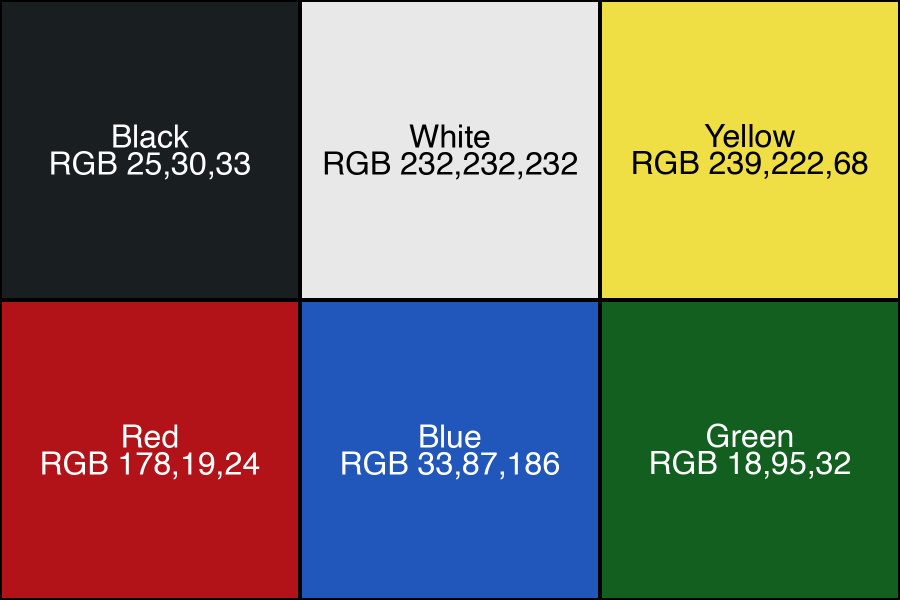
#> input picture custom_components/digital_frames/assets/spectra6_color_test.png, 1800 x 1200 px (shown at 1/2 size); its folder holds only this picture in this run
$ python -i image_converter.py   (imports and definitions only)
#> lines starting #> are read from the running program, lines starting #| are printed output that depends on the picture
### custom_components/digital_frames/frame_types.py
"""Registry of every frame type the integration knows how to drive.

A "frame type" is identified by the same label stored in a config entry's
CONF_SIZE (e.g. "13.3") and declares everything about that physical panel
that isn't derivable from its pixel resolution alone:

- which **PanelCodec** packs pixels for the wire (see panel_codec.py /
  image_converter.py) — e.g. Spectra 6 split-half vs sequential
- transport hints such as image-upload timeout (ESP32 redraws block long)
- whether it's an official Fraimic panel or a community build

This registry exists so that adding support for a new panel is an explicit,
validated registration -- not a resolution tuple silently dropped into a
frozenset and hoped to never collide with another panel's requirements.

See docs/FRAME_PORT.md: core vs driver/transport vs codec layers. The 7.3"
panel is not "identical clone bytes" of official Fraimic — it shares a
local Spectra HTTP transport family but uses a different codec
(spectra6_sequential) and needs a long send timeout.
"""

from __future__ import annotations

from dataclasses import dataclass
from typing import TYPE_CHECKING

if TYPE_CHECKING:
    from homeassistant.config_entries import ConfigEntry

# Byte layouts a panel's .bin format can use -- see image_converter.py's
# module docstring for what these mean on the wire.
LAYOUT_SPLIT_HALF = "split_half"
LAYOUT_SEQUENTIAL = "sequential"
LAYOUT_SPLIT_TOP_BOTTOM = "split_top_bottom"
# 31.5" EL315: 8 gate bands bottom-up (two of them thin), left/right halves,
# vertical chunk transpose, 25% gate-line padding on the wire. Reverse-
# engineered on glass 2026-08-04; see image_converter._pack_split_8_bands_vchunks.
LAYOUT_SPLIT_8_BANDS_VCHUNKS = "split_8_bands_vchunks"

# Stable codec ids (cache keys / FramePort preferred_payload family).
# These name *how* pixels become wire bytes — not marketing origin.
CODEC_SPECTRA6_SPLIT_HALF = "spectra6_split_half"
CODEC_SPECTRA6_SEQUENTIAL = "spectra6_sequential"
CODEC_SPECTRA6_SPLIT_TOP_BOTTOM = "spectra6_split_top_bottom"
CODEC_SPECTRA6_SPLIT_8_BANDS_VCHUNKS = "spectra6_split_8_bands_vchunks"

_LAYOUT_TO_CODEC: dict[str, str] = {
    LAYOUT_SPLIT_HALF: CODEC_SPECTRA6_SPLIT_HALF,
    LAYOUT_SEQUENTIAL: CODEC_SPECTRA6_SEQUENTIAL,
    LAYOUT_SPLIT_TOP_BOTTOM: CODEC_SPECTRA6_SPLIT_TOP_BOTTOM,
    LAYOUT_SPLIT_8_BANDS_VCHUNKS: CODEC_SPECTRA6_SPLIT_8_BANDS_VCHUNKS,
}

ORIGIN_OFFICIAL = "official"
ORIGIN_CLONE = "clone"

# Vendor string reported by the spectra-frames firmware in /api/info.
VENDOR_DAS2 = "DAS2"

# Default image-upload HTTP timeout (seconds). Large panels (31.5" 2.3MB) and
# slow ESP32 sequential panels need ample headroom (up to 10 minutes) because
# the frame receives the body then blocks the HTTP response on the multi-stage
# e-ink redraw cycle.
DEFAULT_SEND_TIMEOUT_S = 600


@dataclass(frozen=True)
class FrameType:
    """One registered panel type (local Spectra HTTP driver family)."""

    id: str  # matches CONF_SIZE, e.g. "13.3"
    display_name: str
    resolution: tuple[int, int]
    byte_layout: str  # LAYOUT_SPLIT_HALF | LAYOUT_SEQUENTIAL
    origin: str  # ORIGIN_OFFICIAL | ORIGIN_CLONE
    platform: str | None = None  # e.g. "Raspberry Pi Zero", "ESP32-C6"
    # Firmware vendor string the frame reports in /api/info ("vendor"). DAS2
    # frames run the spectra-frames firmware; other community builds leave it unset.
    vendor: str | None = None
    send_timeout_s: int = DEFAULT_SEND_TIMEOUT_S

    @property
    def codec_id(self) -> str:
        """Stable id for the PanelCodec that packs this panel's payload."""
        try:
            return _LAYOUT_TO_CODEC[self.byte_layout]
        except KeyError as err:
            raise ValueError(
                f"Frame type '{self.id}' has unknown byte_layout "
                f"{self.byte_layout!r}"
            ) from err


# Verified against E Ink's EL133UF1 (13.3", portrait-native) for the 13.3"
# panels, and against on-glass reverse engineering (2026-08-04) for the
# 31.5": that panel is portrait-native 1440x2560 as mounted (Good Display
# GDEP315C01 markets it landscape 2560x1440) and uses the banded
# vertical-chunk wire format with a fixed 2,304,000-byte payload -- 25%
# larger than width*height/2 because two of its eight gate bands carry 320
# padding lines each. Community entries include API-compatible builds; the
# 7.3" uses sequential packing (Waveshare E6 / epd7in3e-style), not Fraimic
# split-half — same transport family, different codec (see
# docs/FRAME_PORT.md §1.1).
FRAME_TYPES: dict[str, FrameType] = {
    "13.3": FrameType(
        id="13.3",
        display_name='Fraimic Canvas 13.3"',
        resolution=(1200, 1600),
        byte_layout=LAYOUT_SPLIT_HALF,
        origin=ORIGIN_OFFICIAL,
        send_timeout_s=600,
    ),
    "31.5": FrameType(
        id="31.5",
        display_name='Fraimic Canvas 31.5"',
        resolution=(1440, 2560),
        byte_layout=LAYOUT_SPLIT_8_BANDS_VCHUNKS,
        origin=ORIGIN_OFFICIAL,
        send_timeout_s=600,
    ),
    "13.3_clone": FrameType(
        id="13.3_clone",
        display_name='13.3" Community Clone',
        resolution=(1200, 1600),
        byte_layout=LAYOUT_SPLIT_HALF,
        origin=ORIGIN_CLONE,
        platform="Raspberry Pi Zero",
        send_timeout_s=600,
    ),
    "13.3_das2": FrameType(
        id="13.3_das2",
        display_name='DAS2 Frames 13.3" (ESP32-S3)',
        resolution=(1200, 1600),
        byte_layout=LAYOUT_SPLIT_HALF,
        origin=ORIGIN_CLONE,
        platform="ESP32-S3",
        vendor=VENDOR_DAS2,
        send_timeout_s=600,
    ),
    "7.3": FrameType(
        id="7.3",
        display_name='DAS2 Frames 7.3" (ESP32-C6)',
        resolution=(800, 480),
        byte_layout=LAYOUT_SEQUENTIAL,
        origin=ORIGIN_CLONE,
        platform="ESP32-C6",
        vendor=VENDOR_DAS2,
        # Redraw blocks the HTTP response; see coordinator.async_send_image.
        send_timeout_s=600,
    ),
}


def _validate_registry() -> None:
    """Two frame types sharing a resolution must agree on codec (byte layout)
    -- the .bin cache is keyed by resolution, not frame type id / codec_id,
    so a mismatch here would silently serve the wrong bytes to one of them.
    Fail loudly at import time instead. Phase 2 may key the cache on
    codec_id; until then this invariant stays hard."""
    seen: dict[tuple[int, int], FrameType] = {}
    for frame_type in FRAME_TYPES.values():
        # Force codec_id validation at import.
        _ = frame_type.codec_id
        prior = seen.get(frame_type.resolution)
        if prior is not None and prior.byte_layout != frame_type.byte_layout:
            raise ValueError(
                f"Frame types '{prior.id}' and '{frame_type.id}' share "
                f"resolution {frame_type.resolution} but declare different "
                f"codecs ('{prior.codec_id}' vs '{frame_type.codec_id}'). "
                f"The .bin cache can't distinguish them at that resolution "
                f"-- give one of them a distinct resolution, or extend the "
                f"cache key to include codec_id."
            )
        seen[frame_type.resolution] = frame_type
#> further down, picture is the input picture: PIL image 1800x1200 RGB; mean R, G, B 118.4, 112.1, 94.8


_validate_registry()


# [17 lines left out: function frame_type_for_resolution, not called in this run]


def frame_types_for_vendor(vendor: str) -> list[FrameType]:
    """Registered frame types whose firmware reports this /api/info vendor."""
    return [ft for ft in FRAME_TYPES.values() if ft.vendor == vendor]


# [7 lines left out: function byte_layout_for_resolution, not called in this run]


def codec_id_for_resolution(width: int, height: int) -> str:
    """Return the PanelCodec id for a panel at this resolution."""
    return frame_type_for_resolution(width, height).codec_id


# [20 lines left out: function send_timeout_for_entry, not called in this run]

### custom_components/digital_frames/image_converter.py
"""
Spectra 6 image converter for Fraimic e-ink frames.

Converts arbitrary images (any format Pillow supports) to the raw binary format
expected by the target panel. All Fraimic-supported panels share the same 4bpp
Spectra 6 palette, but NOT the same byte layout -- see "Binary format
specification" below. Getting this wrong doesn't error, it silently produces a
garbled/duplicated image on the physical frame (confirmed the hard way: see
the 7.3" panel investigation that led to declaring byte_layout explicitly
per frame type in frame_types.py).

Binary format specification
----------------------------
Common to every panel:
- 4 bits per pixel (one nibble)
- 2 pixels packed per byte: high nibble = first pixel of the pair, low
  nibble = second
- Pixels are scanned in normal row-major order: y from top to bottom, x from
  left to right
- Nibble values map to Spectra 6 colors (note: value 4 is unused by the hardware):
    0 = Black
    1 = White
    2 = Yellow
    3 = Red
    5 = Blue
    6 = Green

Byte ordering differs by physical panel construction, declared per frame
type in frame_types.py (FrameType.byte_layout) rather than inferred:

- **Split-half** (confirmed against Fraimic's own reference converter,
  github.com/Fraimic/fraimic_bin_converter, EL133UF1 / Spectra 6 13.3"):
  each row is split into a LEFT half (columns 0 .. width//2 - 1) and a RIGHT
  half (columns width//2 .. width - 1). ALL left-half bytes for the entire
  image come first (every row, top to bottom), followed by ALL right-half
  bytes (every row, top to bottom) -- matching a panel physically built from
  two side-by-side half-width e-ink halves, each driven from its own
  contiguous block of the buffer. Used by the 13.3" (EL133UF1) panels.
- **Sequential** (confirmed against Waveshare's own epd7in3e.py reference
  driver for the 7.3" E6 panel): one single contiguous buffer, pixel pairs
  packed in plain left-to-right, top-to-bottom order with no half-split.
  Used by the 7.3" panel.
- **Split 8 bands / vertical chunks** (31.5" EL315, reverse-engineered on
  glass 2026-08-04 -- no public reference converter exists): panel is
  portrait-native 1440x2560. The wire payload is a fixed 2,304,000 bytes,
  NOT width*height/2 (1,843,200): eight 288,000-byte blocks, block 0 =
  BOTTOM band of the glass, block 7 = top. Gate-line heights bottom-up are
  400,400,400,80,400,400,400,80 -- the two 80-line bands (blocks 3 and 7,
  one per gate-driver half of the panel) still carry a full 400 bytes per
  chunk on the wire; their last 320 bytes are padding the panel discards.
  Each block is the LEFT half (720 columns) then the RIGHT half. Each half
  is 360 vertical chunks of 400 bytes; chunk q covers columns (2q, 2q+1)
  left to right, and byte p within a chunk is gate line p counting UP from
  the band's bottom edge (a 90-degree transpose of ordinary raster order).

Conversion pipeline
--------------------
1. Open image (any format Pillow supports)
2. Handle a landscape/portrait mismatch between image and target:
   - default (unlocked, the Fraimic way): rotate the image 90 degrees so it
     fills the frame sideways at full size
   - locked=True (frame has an orientation lock): keep the image upright
     and let step 3's centered cover-crop trim it to the target shape
3. Scale to cover the target dimensions (preserving aspect ratio) and
   center -- overflow is cropped
4. Optionally rotate the finished canvas (90/180/270) -- used for frames
   physically hung in their non-native orientation and/or upside down
5. Quantize to the 6 Spectra 6 real-world colors using Floyd-Steinberg
   dithering (this module's own default when color_pipeline is omitted) --
   or the "vivid" pipeline (CONF_COLOR_PIPELINE="vivid", the default for
   every configured Fraimic frame unless a frame opts back to "fast"): see
   "Vivid color pipeline" below and docs/KEY_PRODUCT_FLOWS.md KPF 7.
6. Pack pixels into the nibble format described above, using the byte
   ordering that matches the final resolution's physical panel
"""

from __future__ import annotations

import io
import math
from typing import Any, Tuple

try:
    from PIL import Image, ImageEnhance, ImageFilter
except ImportError as exc:  # pragma: no cover
    raise ImportError(
        "Pillow is required for image conversion. "
        "Install it with: pip install Pillow"
    ) from exc

try:  # Optional: makes the "fast" packer fully vectorized. Not required.
    import numpy as _np
except ImportError:  # pragma: no cover
    _np = None

from .frame_types import (
    LAYOUT_SPLIT_8_BANDS_VCHUNKS,
    LAYOUT_SPLIT_HALF,
    LAYOUT_SPLIT_TOP_BOTTOM,
    frame_type_for_resolution,
)


# ---------------------------------------------------------------------------
# Palette constants
# ---------------------------------------------------------------------------

# Real-world RGB values measured from an actual Spectra 6 display under D65
# lighting (from the epdoptimize project). These are used as the quantization
# target so that dithering error diffusion is computed in perceptually accurate
# colour space rather than against idealised primaries.
SPECTRA6_REAL_WORLD_RGB: Tuple[Tuple[int, int, int], ...] = (
    (25, 30, 33),     # Black   → nibble 0
    (232, 232, 232),  # White   → nibble 1
    (239, 222, 68),   # Yellow  → nibble 2
    (178, 19, 24),    # Red     → nibble 3
    (33, 87, 186),    # Blue    → nibble 5
    (18, 95, 32),     # Green   → nibble 6
)

# Raw nibble values that the Spectra 6 hardware expects for each palette entry.
# Note that value 4 is intentionally skipped (unused by the hardware).
SPECTRA6_NIBBLE_VALUES: Tuple[int, ...] = (0, 1, 2, 3, 5, 6)

# Sanity check: palette and nibble tables must stay in sync.
# [1 line not run here, left out]

# Color pipeline selector values (mirrors const.CONF_COLOR_PIPELINE's
# choices; duplicated here rather than imported to avoid a dependency on HA
# config plumbing from this module, which is also used standalone/in tests).
COLOR_PIPELINE_FAST = "fast"
COLOR_PIPELINE_VIVID = "vivid"

# Bumped whenever the FAST pipeline's output bytes change, so library.py's
# .bin cache path can include it and old bins miss + regenerate instead of
# serving stale colors forever (mirrors the historical COLOR_PIPELINE_ID
# mechanism from the reverted cp2/cp3 experiment -- see KPF 7). "1" was the
# original Floyd-Steinberg-only pipeline (no enhance chain); "2"
# (2026-08-09) folded in the Fraimic enhance chain (_enhance_for_panel).
# Bump again if the fast pipeline's output changes in the future.
FAST_PIPELINE_CACHE_VERSION = "2"

# ---------------------------------------------------------------------------
# Fraimic-aligned enhance chain + "Vivid" opt-in dithering
# (github.com/Fraimic/fraimic_bin_converter; see CONF_COLOR_PIPELINE / const.py)
#
# Their reference converter's pre-quantize step is a brightness/contrast/
# saturation/sharpen enhance chain; their color-matching step is Atkinson
# dither against idealized 6-color primaries with a tuned RGB+luma distance
# metric (Section 6 of the EL315 spec explicitly leaves both to "tool
# authors"). These two pieces have very different costs, so they're split:
#
# - The enhance chain (_enhance_for_panel) is near-free (~0.1-0.15s even at
#   31.5" resolution) and applies to BOTH pipelines below -- it's just part
#   of the default pipeline now, no opt-in needed.
# - The idealized-primary Atkinson dither (_quantize_vivid_p) is roughly two
#   orders of magnitude slower than Floyd-Steinberg (seconds, not
#   milliseconds, per image -- worse on weaker hardware and during a
#   library-wide backfill), so it's selected per-frame via
#   CONF_COLOR_PIPELINE (const.DEFAULT_COLOR_PIPELINE) rather than forced on
#   every panel regardless of hardware. As of 2026-08-12 it IS the default
#   for every configured Fraimic frame (a deliberate product decision,
#   revisiting the "never the default" stance below) -- a frame on weak
#   hardware can still opt back to "fast" in its options.
#
# 2026-07-30 history: an earlier attempt (commits 9679ec5/24367e1, "cp2"/
# "cp3") shipped a very similar Atkinson port as the new *default* pipeline
# without benchmarking it at real panel resolution first -- a naive
# per-pixel loop took 20-40+ seconds per image on the 31.5" panel and got
# reverted the same day (see docs/KEY_PRODUCT_FLOWS.md KPF 7). This version
# is LUT-accelerated (~5-10x faster: a precomputed nearest-color lookup
# replaces the per-pixel 6-way distance calculation), and -- unlike cp2/cp3
# -- only the genuinely expensive part is gated behind opt-in; the cheap
# enhance chain was benchmarked separately and folded into the default path.
# ---------------------------------------------------------------------------

# Fraimic CLI defaults (convert_to_bin_spectra6.py --brightness/--contrast/--saturation).
_ENHANCE_BRIGHTNESS = 1.1
_ENHANCE_CONTRAST = 1.2
_ENHANCE_SATURATION = 1.2

# Idealized 6-color primaries (PALETTE_COLORS in Fraimic's script) used only
# as the vivid pipeline's internal dither *target*. Packed nibbles and the
# preview/output image still map through SPECTRA6_REAL_WORLD_RGB above --
# that's what the panel actually renders for a given nibble regardless of
# which colors the matching math aimed for while choosing it.
SPECTRA6_VIVID_TARGET_RGB: Tuple[Tuple[int, int, int], ...] = (
    (0, 0, 0),        # Black
    (255, 255, 255),  # White
    (255, 255, 0),    # Yellow
    (255, 0, 0),      # Red
    (0, 0, 255),      # Blue
    (0, 255, 0),      # Green
)
# [1 line not run here, left out]

# Grid step (out of 256) for the precomputed nearest-vivid-color LUT. Built
# once per process and cached; smaller steps are more accurate but slower
# to build and use more memory (step=4 -> 64^3 = 262,144 entries).
_VIVID_LUT_STEP = 4

# ---------------------------------------------------------------------------
# Internal helpers
# ---------------------------------------------------------------------------

# [222 lines left out: functions _build_palette_image, _resize_cover_centered, _crop_to_box, default_cover_crop_box, _auto_rotate, _quantize_to_spectra6 and 3 more, not called in this run]


# 31.5" EL315 band geometry: gate-line height of each of the 8 wire blocks,
# block 0 (first on the wire) = BOTTOM band of the glass. Blocks 3 and 7 are
# the thin 80-line bands (one per gate-driver half: 3*400 + 80 = 1280 lines
# per half, 2560 total). Every block still carries CHUNK bytes per chunk on
# the wire; a thin block's bytes beyond its height are padding.
_VCHUNK_BAND_GATES: Tuple[int, ...] = (400, 400, 400, 80, 400, 400, 400, 80)
_VCHUNK_CHUNK_BYTES = 400
_VCHUNK_HEIGHT = 2560  # sum of _VCHUNK_BAND_GATES


# [108 lines left out: functions split_8_bands_vchunks_wire_size, wire_size_for_layout, _pack_split_8_bands_vchunks, _pack_split_top_bottom, _pack_split_halves, _pack_sequential, not called in this run]


# ---------------------------------------------------------------------------
# Fast packing path (pack_method="fast")
#
# Same output bytes as the legacy per-pixel path above, produced from
# quantize()'s palette-index image directly instead of the RGB round-trip:
# bytes.translate() maps palette indices to hardware nibbles in C, and pair
# packing is vectorized (numpy when available, a slicing zip loop otherwise).
# The legacy path does ~10M Python-level operations for a 1200x1600 panel
# (a .load()[x, y] call plus a linear tuple .index() per pixel); this path
# does a handful. Byte-identity between the two is asserted by
# scripts/verify_packing.py -- run it after touching either path.
# ---------------------------------------------------------------------------

# P-mode palette index → hardware nibble. quantize() indices 0-5 are the six
# colours in SPECTRA6_REAL_WORLD_RGB order; indices 6-255 are the black
# padding entries from _build_palette_image, which the legacy RGB round-trip
# collapses to black (tuple.index returns the first match), so they map to
# black's nibble here too.
_P_INDEX_TO_NIBBLE = bytes(
    list(SPECTRA6_NIBBLE_VALUES)
    + [SPECTRA6_NIBBLE_VALUES[0]] * (256 - len(SPECTRA6_NIBBLE_VALUES))
)

# White pads the missing partner pixel of an odd-width (half-)row -- mirrors
# the hardcoded (232, 232, 232) lookup in _pack_row_half.
_WHITE_NIBBLE = SPECTRA6_NIBBLE_VALUES[SPECTRA6_REAL_WORLD_RGB.index((232, 232, 232))]


# [118 lines left out: functions _pack_nibble_pairs, _pack_segments_fast, _pack_p_image_fast, _pack_split_8_bands_vchunks_fast, _quantize_to_spectra6_p, not called in this run]


def _enhance_for_panel(image: "Image.Image") -> "Image.Image":
    """Fraimic bin-converter's pre-quantize enhance chain: brightness ->
    contrast -> saturation -> edge-enhance -> smooth -> sharpen, at their
    CLI's default strengths. Applied unconditionally, before either
    quantizer (fast or vivid) -- cheap (~0.1-0.15s even at 31.5"
    resolution), unlike the vivid dither this chain is not opt-in."""
    image = ImageEnhance.Brightness(image).enhance(_ENHANCE_BRIGHTNESS)
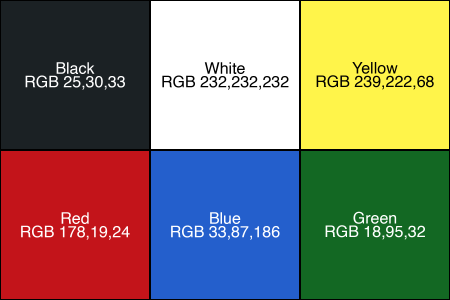
#> image: PIL image 1800x1200 RGB (shown at 1/4 size); mean R, G, B 128.3, 122.5, 103.5
    image = ImageEnhance.Contrast(image).enhance(_ENHANCE_CONTRAST)
    image = ImageEnhance.Color(image).enhance(_ENHANCE_SATURATION)
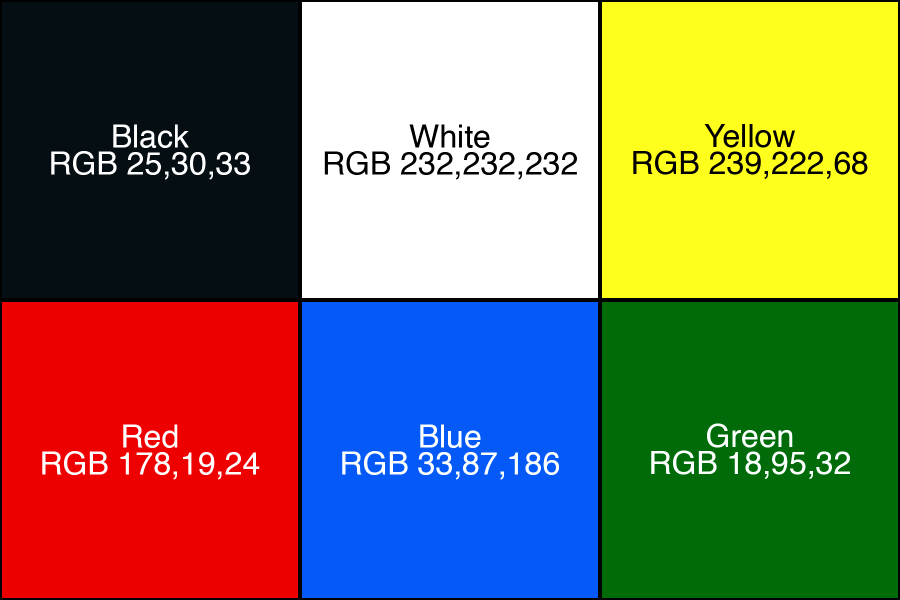
#> image: PIL image 1800x1200 RGB (shown at 1/2 size); mean R, G, B 123.7, 118, 92.3
    image = image.filter(ImageFilter.EDGE_ENHANCE)
    image = image.filter(ImageFilter.SMOOTH)
    image = image.filter(ImageFilter.SHARPEN)
    return image


_vivid_lut_cache: "Tuple[Any, int] | None" = None


# [357 lines left out: functions _build_vivid_lut, _vivid_lut, _quantize_vivid_p, _open_as_rgb, convert_image, convert_image_with_preview and 5 more, not called in this run]


# ---------------------------------------------------------------------------
# Unpacking (bin → preview) -- the reverse of the packers above, used to give
# send paths that only ever see packed bytes (the xOTD/skill text renderer,
# whose pinned subprocess emits xotd.bin directly) a UI preview of what went
# to the frame. Without this, a text-skill send has neither a library
# image_id nor a thumbnail, and the frame's "last image" state goes blank.
# ---------------------------------------------------------------------------

# hardware nibble value → palette index (SPECTRA6_NIBBLE_VALUES inverted).
# Unknown nibbles (4, 7-15) map to white so a corrupt byte degrades visibly
# but harmlessly instead of raising.
_NIBBLE_TO_INDEX = bytes(
    SPECTRA6_NIBBLE_VALUES.index(n) if n in SPECTRA6_NIBBLE_VALUES else 1
    for n in range(16)
)
# byte → palette index of its high/low nibble, for bytes.translate (C speed).
_HI_NIBBLE_INDEX = bytes(_NIBBLE_TO_INDEX[b >> 4] for b in range(256))
_LO_NIBBLE_INDEX = bytes(_NIBBLE_TO_INDEX[b & 0xF] for b in range(256))


# [273 lines left out: functions _unpack_nibble_pairs, unpack_spectra6_bin, preview_png_from_bin, convert_image_cropped, convert_image_bytes_cropped, convert_image_bytes_cropped_with_preview and 3 more, not called in this run]

>>> from PIL import Image
>>> picture = Image.open('assets/spectra6_color_test.png')
>>> result = _enhance_for_panel(picture)
